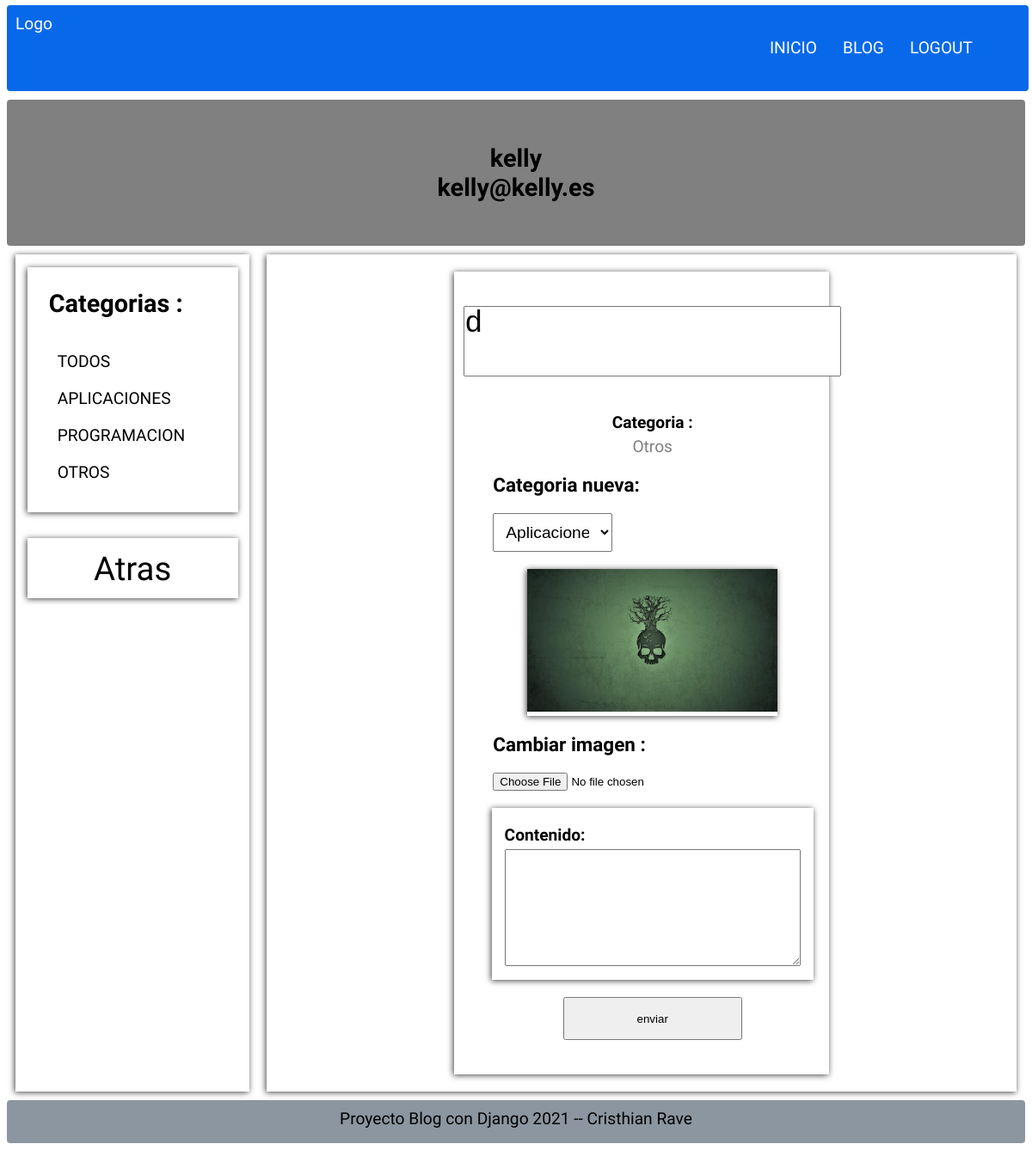
The page /editar-articulo/d50 (signed in) on the database its author committed.
### Pages/models.py (models this page shows, shortened)
class Category(models.Model):
    name = models.CharField(max_length=100, verbose_name='Nombre')
    description = models.CharField(max_length=255, verbose_name='Descripcion')
    created_at = models.DateTimeField(
        auto_now_add=True, verbose_name='Creado el ')
    class Meta:
        verbose_name = "Categoria"
        verbose_name_plural = "Categorias"
    def __str__(self):
        return self.name

class Page(models.Model):
    title = models.CharField(max_length=50, verbose_name='Titulo')
    content = RichTextField(verbose_name='Contenido')
    image = models.ImageField(
        default='fondo.jpg', verbose_name='Imagen', upload_to="articles")
    slug = models.CharField(unique=True, max_length=150,
                            verbose_name='Url_Amigable')
    user = models.ForeignKey(User, verbose_name='Usuario',
                             editable=False, on_delete=models.CASCADE)
    categories = models.ManyToManyField(
        Category, verbose_name='Categorias', blank=True)  # Clave ajena de Category
    public = models.BooleanField(verbose_name='Publico')
    created_at = models.DateTimeField(
        auto_now_add=True, verbose_name='Creado el ')
    updated_at = models.DateTimeField(
        auto_now=True, verbose_name='Actualizado el ')
    class Meta:
        verbose_name = "Articulo"
        verbose_name_plural = "Articulos"
        ordering = ['-created_at']

### Pages/views.py (the view)
# urls.py: path('editar-articulo/<str:slug>', views.editar_article, name='Editar-articulo'),
@login_required(login_url='/login')
def editar_article(request, slug):
    article = Page.objects.get(slug=slug)
    return render(request, 'posts/editar.html', {
        "article": article,
    })

### Pages/context_processors.py (called while the page is built)
def get_categories(request):
    category = Category.objects.all()
    categories_use = Page.objects.filter(
        public=True).values_list('categories', flat=True)
    categories = Category.objects.filter(id__in=categories_use).values_list(
        'id', 'name')
    return {
        'category': category,
        'categories': categories,
        'ids': categories_use,
    }

### Pages/templates/posts/editar.html (shortened to what this page needs)
{% extends 'layouts/layout.html' %}
{% block content %}
<div class="page-blog">
    <div class="main-categories">
        <div class="main-categories__category">
            {% include 'posts/for_categories.html' %}
        </div>
        <div class="create-article-menu">
            <a href="{% url 'Blog' %}">
                Atras
            </a>
        </div>
    </div>
    <div class="article-individual">
        <form class="date-individual" method="post" action="{% url 'Editar' slug=article.slug%}" enctype="multipart/form-data">
            <div class="title-article-individual">
                <textarea class="title-article-individual" contenteditable="true" type="text" name="title" id="title" maxlength="15">{{article.title}}</textarea>
            </div>
            <div class="date-individual-categories">
                <h3 class="date-content-title">Categoria :</h3>
                {% for category in article.categories.all %}
                <p class="date-content">{{category}}</p>
                {% endfor %}
            </div>
            <div Class="form-categories">
                <label class="form-label" for="categorias"><h3>Categoria nueva:</h3></label>
                <select class="form-select" name="category">
                    {% for c in category %}
                    <option value="{{c.id}}">{{c}}</option>
                    {% endfor %}
                </select>
            </div>
            {% if article.image != 'null' and article.image.url|length >= 1 %}
            <div class="box-image-individual">
                <img class="image-individual" src="{{article.image.url}}">
            </div>
            {% endif %}
            <div class="form-image">
                <label class="form-label" for="imagen"><h3>Cambiar imagen :</h3> </label>
                <input type="file" name="imagen">
            </div>
            <div class="date-content-box-edita">
                <h3 class="date-content-title">Contenido: </h3>
                <textarea class="content-edita" contenteditable="true" name="content" >
                    {{article.content|safe}}
                </textarea>
            </div>
            <input class="botton-article-individual-edita" type="submit" value="enviar">
        </form>
    </div>
</div>
{% endblock %}

### Mainapp/templates/mainapp/user/login.html
<div>
    {% if user.id is None %}
    <h1 class="title-not_session">No has iniciado sesion</h1>
    <form  class="form-login" method="post" action="{% url 'Login' %}">
        {% csrf_token %}
        <div>
            <label class="form-label" for="username">Usuario</label>
            <input  type="text" name="username" placeholder="Nombre">
        </div>
        <div>
            <label  class="form-label" for="Password">Contraseña</label>
            <input  type="password" name="password" placeholder="password">
        </div>
        <input class="bottom-form" type="submit" value="Entrar">
    </form>
    {% else %}
    <h1>{{user}}</h1>
    <h1>{{user.email}}</h1>
    {% endif %}
</div>

### Pages/templates/posts/for_categories.html
<h2 class="title-categories">Categorias : </h2>
<ul>
    <li>
        <a href="{% url 'Blog' %}">Todos</a>
    </li>
    {% for c in categories %}
    <li>
        <a href="{% url 'Category' c.0  %}">{{c.1}}</a>
    </li>
    {% endfor %}
</ul>

### Mainapp/static/CSS/styles.css (style rules this page uses)
* { box-sizing: border-box; padding: 0; margin: 0; }
html { height: 100%; }
body { font-family: "Public Sans", sans-serif; font-size: 1.2em; min-height: 100%; padding: 6px 8px 8px 8px; }
a { text-decoration: none; color: black; }
ul { list-style: none; }
.grid-container { display: grid; grid-template: "header header" 80px "sidebar sidebar" 200px "main main" auto "footer footer " 50px / auto 200px; }
.page-blog { display:flex; }
.main-categories { width: 25%; padding-top: 15px; box-shadow: -1px 1px 7px 0px rgb(0 0 0 / 75%); display: flex; align-items: center; flex-direction: column; }
.main-categories__category { width: 90%; box-shadow: -1px 1px 7px 0px rgb(0 0 0 / 75%); padding: 25px; }
.main-categories__category h2 { text-align: left; }
.main-categories__category > ul { margin-top: 20%; }
.main-categories__category > ul > li { margin: 10px; margin-top: 20px; text-align: start; text-transform: uppercase; }
.create-article-menu { width: 90%; height: 70px; box-shadow: -1px 1px 7px 0px rgb(0 0 0 / 75%); margin-top: 30px; display: flex; justify-content: space-around; align-items: center; }
.title-create-article, .create-article-menu > a { font-size: 2em; }
.form-title-content, .form-categories, .form-image, .form-submit { width: 100%; padding: 10px; display: flex; flex-wrap: wrap; align-items: flex-start; align-content: center; flex-direction: column; }
.form-categories, .form-image { display: flex; align-content: flex-start; margin-left: 25px; }
.form-label { margin-bottom: 20px; }
.form-select { width: 35%; font-size: 1em; padding: inherit; }
.article-individual { width: 80%; margin-left: 20px; display: flex; box-shadow: -1px 1px 7px 0px rgba(0, 0, 0, 0.75); flex-direction: column; align-items: center; }
.date-individual { width: 50%; margin: 20px 0px; box-shadow: -1px 1px 7px 0px rgba(0, 0, 0, 0.75); display: flex; flex-wrap: wrap; flex-direction: column; padding: 20px 10px; }
.title-article-individual, .date-individual-categories, .box-image-individual, .date-info, .date-contenido { margin: 10px 0px; }
.date-content-title { font-size:1em; margin: 5px 0px; }
.title-article-individual { font-size: 1.5em; resize: none; }
.date-content { color: gray; }
.content-edita { width: 100%; height: 80%; }
.date-content-box-edita, .date-content-box { margin-top: 10px ; width: 90%; box-shadow: -1px 1px 7px 0px rgb(0 0 0 / 75%); align-self: center; text-align: justify; padding: 15px; }
.date-content-box-edita { height: 200px; }
.box-image-individual { width: 70%; align-self: center; box-shadow: -1px 1px 7px 0px rgba(0, 0, 0, 0.75); }
.image-individual { width: 100%; }
.botton-article-individual-edita { margin: 20px 0px; align-self: center; width: 50%; height: 50px; }

### rows shown on the page
Category: name "APLICACIONES"
Category: name "PROGRAMACION"
Category: name "OTROS", name "Otros"
Page: title "d", image (picture)

### other values the page prints
{{ user }} "kelly"
{{ user.email }} "kelly@kelly.es"
form field category "Aplicaciones"
